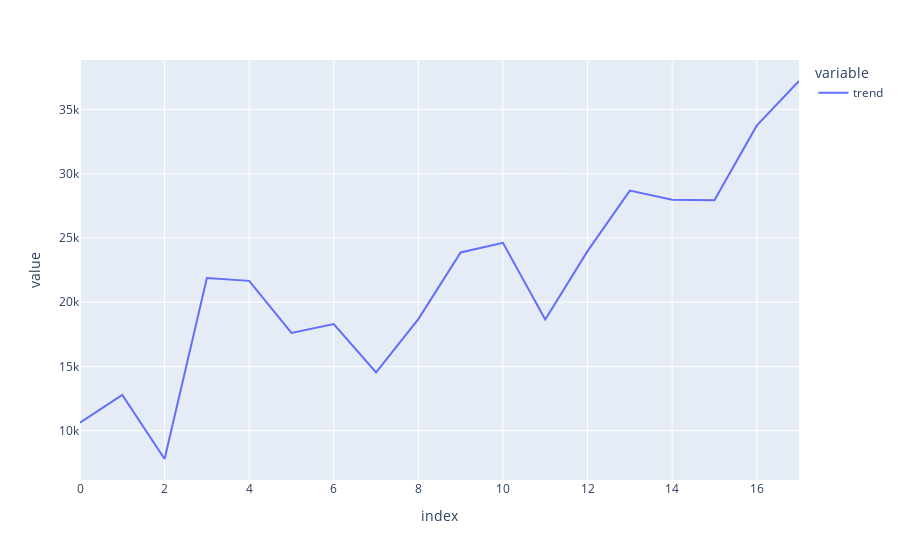

Here is the notebook cell this chart was saved with:
### Code cell
pxline(performance['trend'])

### Figure 1 — Plotly figure (JSON) as saved in the notebook; plotly's stock layout.template omitted (floating-point values rounded to 4 significant figures)
{"data": [{"hovertemplate": "variable=trend<br>index=%{x}<br>value=%{y}<extra></extra>", "legendgroup": "trend", "line": {"color": "#636efa", "dash": "solid"}, "marker": {"symbol": "circle"}, "mode": "lines", "name": "trend", "orientation": "v", "showlegend": true, "type": "scatter", "x": [0, 1, 2, 3, 4, 5, 6, 7, 8, 9, 10, 11, 12, 13, 14, 15, 16, 17], "xaxis": "x", "y": [10620.0, 12780, 7798.0, 21875, 21660, 17610.0, 18300, 14540, 18685, 23870.0, 24620.0, 18660.0, 23975, 28680.0, 27970.0, 27930.0, 33740.0, 37210.0], "yaxis": "y"}], "layout": {"autosize": true, "legend": {"title": {"text": "variable"}, "tracegroupgap": 0}, "margin": {"t": 60}, "xaxis": {"anchor": "y", "autorange": true, "domain": [0, 1], "range": [0, 17], "title": {"text": "index"}, "type": "linear"}, "yaxis": {"anchor": "x", "autorange": true, "domain": [0, 1], "range": [6163.0, 38850.0], "title": {"text": "value"}, "type": "linear"}}}
